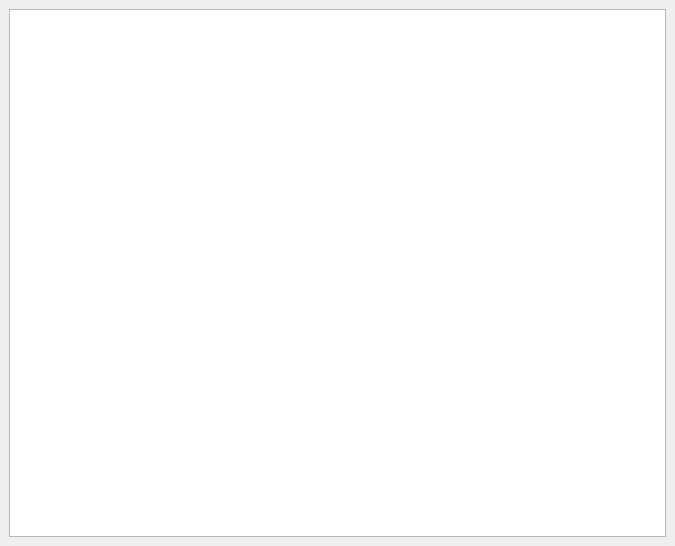
<?xml version="1.0" encoding="UTF-8"?>
<ui version="4.0">
 <class>HelpWindow</class>
 <widget class="QMainWindow" name="HelpWindow">
  <property name="geometry">
   <rect>
    <x>0</x>
    <y>0</y>
    <width>675</width>
    <height>546</height>
   </rect>
  </property>
  <property name="windowTitle">
   <string>Help</string>
  </property>
  <property name="windowIcon">
   <iconset resource="res.qrc">
    <normaloff>:/images/helpcontent.svg</normaloff>:/images/helpcontent.svg</iconset>
  </property>
  <widget class="QWidget" name="centralwidget">
   <layout class="QGridLayout" name="gridLayout">
    <item row="0" column="0">
     <widget class="QTextBrowser" name="helpBR"/>
    </item>
   </layout>
  </widget>
  <widget class="QMenuBar" name="menubar">
   <property name="geometry">
    <rect>
     <x>0</x>
     <y>0</y>
     <width>675</width>
     <height>26</height>
    </rect>
   </property>
  </widget>
 </widget>
 <resources>
  <include location="res.qrc"/>
 </resources>
 <connections/>
</ui>
